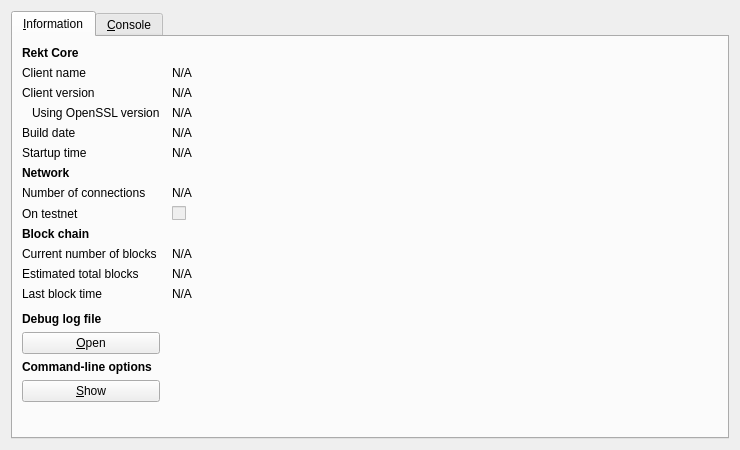
<?xml version="1.0" encoding="UTF-8"?>
<ui version="4.0">
 <class>RPCConsole</class>
 <widget class="QDialog" name="RPCConsole">
  <property name="geometry">
   <rect>
    <x>0</x>
    <y>0</y>
    <width>740</width>
    <height>450</height>
   </rect>
  </property>
  <property name="windowTitle">
   <string>Rekt - Debug window</string>
  </property>
  <layout class="QVBoxLayout" name="verticalLayout_2">
   <item>
    <widget class="QTabWidget" name="tabWidget">
     <property name="currentIndex">
      <number>0</number>
     </property>
     <widget class="QWidget" name="tab_info">
      <attribute name="title">
       <string>&amp;Information</string>
      </attribute>
      <layout class="QGridLayout" name="gridLayout" columnstretch="0,1">
       <property name="horizontalSpacing">
        <number>12</number>
       </property>
       <item row="0" column="0">
        <widget class="QLabel" name="label_9">
         <property name="font">
          <font>
           <weight>75</weight>
           <bold>true</bold>
          </font>
         </property>
         <property name="text">
          <string>Rekt Core</string>
         </property>
        </widget>
       </item>
       <item row="1" column="0">
        <widget class="QLabel" name="label_5">
         <property name="text">
          <string>Client name</string>
         </property>
        </widget>
       </item>
       <item row="1" column="1">
        <widget class="QLabel" name="clientName">
         <property name="cursor">
          <cursorShape>IBeamCursor</cursorShape>
         </property>
         <property name="text">
          <string>N/A</string>
         </property>
         <property name="textFormat">
          <enum>Qt::PlainText</enum>
         </property>
         <property name="textInteractionFlags">
          <set>Qt::LinksAccessibleByMouse|Qt::TextSelectableByKeyboard|Qt::TextSelectableByMouse</set>
         </property>
        </widget>
       </item>
       <item row="2" column="0">
        <widget class="QLabel" name="label_6">
         <property name="text">
          <string>Client version</string>
         </property>
        </widget>
       </item>
       <item row="2" column="1">
        <widget class="QLabel" name="clientVersion">
         <property name="cursor">
          <cursorShape>IBeamCursor</cursorShape>
         </property>
         <property name="text">
          <string>N/A</string>
         </property>
         <property name="textFormat">
          <enum>Qt::PlainText</enum>
         </property>
         <property name="textInteractionFlags">
          <set>Qt::LinksAccessibleByMouse|Qt::TextSelectableByKeyboard|Qt::TextSelectableByMouse</set>
         </property>
        </widget>
       </item>
       <item row="3" column="0">
        <widget class="QLabel" name="label_14">
         <property name="text">
          <string>Using OpenSSL version</string>
         </property>
         <property name="indent">
          <number>10</number>
         </property>
        </widget>
       </item>
       <item row="3" column="1">
        <widget class="QLabel" name="openSSLVersion">
         <property name="cursor">
          <cursorShape>IBeamCursor</cursorShape>
         </property>
         <property name="text">
          <string>N/A</string>
         </property>
         <property name="textFormat">
          <enum>Qt::PlainText</enum>
         </property>
         <property name="textInteractionFlags">
          <set>Qt::LinksAccessibleByMouse|Qt::TextSelectableByKeyboard|Qt::TextSelectableByMouse</set>
         </property>
        </widget>
       </item>
       <item row="4" column="0">
        <widget class="QLabel" name="label_12">
         <property name="text">
          <string>Build date</string>
         </property>
        </widget>
       </item>
       <item row="4" column="1">
        <widget class="QLabel" name="buildDate">
         <property name="cursor">
          <cursorShape>IBeamCursor</cursorShape>
         </property>
         <property name="text">
          <string>N/A</string>
         </property>
         <property name="textFormat">
          <enum>Qt::PlainText</enum>
         </property>
         <property name="textInteractionFlags">
          <set>Qt::LinksAccessibleByMouse|Qt::TextSelectableByKeyboard|Qt::TextSelectableByMouse</set>
         </property>
        </widget>
       </item>
       <item row="5" column="0">
        <widget class="QLabel" name="label_13">
         <property name="text">
          <string>Startup time</string>
         </property>
        </widget>
       </item>
       <item row="5" column="1">
        <widget class="QLabel" name="startupTime">
         <property name="cursor">
          <cursorShape>IBeamCursor</cursorShape>
         </property>
         <property name="text">
          <string>N/A</string>
         </property>
         <property name="textFormat">
          <enum>Qt::PlainText</enum>
         </property>
         <property name="textInteractionFlags">
          <set>Qt::LinksAccessibleByMouse|Qt::TextSelectableByKeyboard|Qt::TextSelectableByMouse</set>
         </property>
        </widget>
       </item>
       <item row="6" column="0">
        <widget class="QLabel" name="label_11">
         <property name="font">
          <font>
           <weight>75</weight>
           <bold>true</bold>
          </font>
         </property>
         <property name="text">
          <string>Network</string>
         </property>
        </widget>
       </item>
       <item row="7" column="0">
        <widget class="QLabel" name="label_7">
         <property name="text">
          <string>Number of connections</string>
         </property>
        </widget>
       </item>
       <item row="7" column="1">
        <widget class="QLabel" name="numberOfConnections">
         <property name="cursor">
          <cursorShape>IBeamCursor</cursorShape>
         </property>
         <property name="text">
          <string>N/A</string>
         </property>
         <property name="textFormat">
          <enum>Qt::PlainText</enum>
         </property>
         <property name="textInteractionFlags">
          <set>Qt::LinksAccessibleByMouse|Qt::TextSelectableByKeyboard|Qt::TextSelectableByMouse</set>
         </property>
        </widget>
       </item>
       <item row="8" column="0">
        <widget class="QLabel" name="label_8">
         <property name="text">
          <string>On testnet</string>
         </property>
        </widget>
       </item>
       <item row="8" column="1">
        <widget class="QCheckBox" name="isTestNet">
         <property name="enabled">
          <bool>false</bool>
         </property>
         <property name="text">
          <string/>
         </property>
        </widget>
       </item>
       <item row="9" column="0">
        <widget class="QLabel" name="label_10">
         <property name="font">
          <font>
           <weight>75</weight>
           <bold>true</bold>
          </font>
         </property>
         <property name="text">
          <string>Block chain</string>
         </property>
        </widget>
       </item>
       <item row="10" column="0">
        <widget class="QLabel" name="label_3">
         <property name="text">
          <string>Current number of blocks</string>
         </property>
        </widget>
       </item>
       <item row="10" column="1">
        <widget class="QLabel" name="numberOfBlocks">
         <property name="cursor">
          <cursorShape>IBeamCursor</cursorShape>
         </property>
         <property name="text">
          <string>N/A</string>
         </property>
         <property name="textFormat">
          <enum>Qt::PlainText</enum>
         </property>
         <property name="textInteractionFlags">
          <set>Qt::LinksAccessibleByMouse|Qt::TextSelectableByKeyboard|Qt::TextSelectableByMouse</set>
         </property>
        </widget>
       </item>
       <item row="11" column="0">
        <widget class="QLabel" name="label_4">
         <property name="text">
          <string>Estimated total blocks</string>
         </property>
        </widget>
       </item>
       <item row="11" column="1">
        <widget class="QLabel" name="totalBlocks">
         <property name="cursor">
          <cursorShape>IBeamCursor</cursorShape>
         </property>
         <property name="text">
          <string>N/A</string>
         </property>
         <property name="textFormat">
          <enum>Qt::PlainText</enum>
         </property>
         <property name="textInteractionFlags">
          <set>Qt::LinksAccessibleByMouse|Qt::TextSelectableByKeyboard|Qt::TextSelectableByMouse</set>
         </property>
        </widget>
       </item>
       <item row="12" column="0">
        <widget class="QLabel" name="label_2">
         <property name="text">
          <string>Last block time</string>
         </property>
        </widget>
       </item>
       <item row="12" column="1">
        <widget class="QLabel" name="lastBlockTime">
         <property name="cursor">
          <cursorShape>IBeamCursor</cursorShape>
         </property>
         <property name="text">
          <string>N/A</string>
         </property>
         <property name="textFormat">
          <enum>Qt::PlainText</enum>
         </property>
         <property name="textInteractionFlags">
          <set>Qt::LinksAccessibleByMouse|Qt::TextSelectableByKeyboard|Qt::TextSelectableByMouse</set>
         </property>
        </widget>
       </item>
       <item row="13" column="0">
        <spacer name="verticalSpacer_2">
         <property name="orientation">
          <enum>Qt::Vertical</enum>
         </property>
         <property name="sizeHint" stdset="0">
          <size>
           <width>20</width>
           <height>20</height>
          </size>
         </property>
        </spacer>
       </item>
       <item row="14" column="0">
        <widget class="QLabel" name="labelDebugLogfile">
         <property name="font">
          <font>
           <weight>75</weight>
           <bold>true</bold>
          </font>
         </property>
         <property name="text">
          <string>Debug log file</string>
         </property>
        </widget>
       </item>
       <item row="15" column="0">
        <widget class="QPushButton" name="openDebugLogfileButton">
         <property name="toolTip">
          <string>Open the Rekt debug log file from the current data directory. This can take a few seconds for large log files.</string>
         </property>
         <property name="text">
          <string>&amp;Open</string>
         </property>
         <property name="autoDefault">
          <bool>false</bool>
         </property>
        </widget>
       </item>
       <item row="16" column="0">
        <widget class="QLabel" name="labelCLOptions">
         <property name="font">
          <font>
           <weight>75</weight>
           <bold>true</bold>
          </font>
         </property>
         <property name="text">
          <string>Command-line options</string>
         </property>
        </widget>
       </item>
       <item row="17" column="0">
        <widget class="QPushButton" name="showCLOptionsButton">
         <property name="toolTip">
          <string>Show the Rekt-Qt help message to get a list with possible Rekt command-line options.</string>
         </property>
         <property name="text">
          <string>&amp;Show</string>
         </property>
         <property name="autoDefault">
          <bool>false</bool>
         </property>
        </widget>
       </item>
       <item row="18" column="0">
        <spacer name="verticalSpacer">
         <property name="orientation">
          <enum>Qt::Vertical</enum>
         </property>
         <property name="sizeHint" stdset="0">
          <size>
           <width>20</width>
           <height>40</height>
          </size>
         </property>
        </spacer>
       </item>
      </layout>
     </widget>
     <widget class="QWidget" name="tab_console">
      <attribute name="title">
       <string>&amp;Console</string>
      </attribute>
      <layout class="QVBoxLayout" name="verticalLayout_3">
       <property name="spacing">
        <number>3</number>
       </property>
       <item>
        <widget class="QTextEdit" name="messagesWidget">
         <property name="minimumSize">
          <size>
           <width>0</width>
           <height>100</height>
          </size>
         </property>
         <property name="readOnly">
          <bool>true</bool>
         </property>
         <property name="tabKeyNavigation" stdset="0">
          <bool>false</bool>
         </property>
         <property name="columnCount" stdset="0">
          <number>2</number>
         </property>
        </widget>
       </item>
       <item>
        <layout class="QHBoxLayout" name="horizontalLayout">
         <property name="spacing">
          <number>3</number>
         </property>
         <item>
          <widget class="QLabel" name="label">
           <property name="text">
            <string notr="true">&gt;</string>
           </property>
          </widget>
         </item>
         <item>
          <widget class="QLineEdit" name="lineEdit"/>
         </item>
         <item>
          <widget class="QPushButton" name="clearButton">
           <property name="maximumSize">
            <size>
             <width>24</width>
             <height>24</height>
            </size>
           </property>
           <property name="toolTip">
            <string>Clear console</string>
           </property>
           <property name="text">
            <string/>
           </property>
           <property name="icon">
            <iconset resource="../bitcoin.qrc">
             <normaloff>:/icons/remove</normaloff>:/icons/remove</iconset>
           </property>
           <property name="shortcut">
            <string notr="true">Ctrl+L</string>
           </property>
           <property name="autoDefault">
            <bool>false</bool>
           </property>
          </widget>
         </item>
        </layout>
       </item>
      </layout>
     </widget>
    </widget>
   </item>
  </layout>
 </widget>
 <resources>
  <include location="../bitcoin.qrc"/>
 </resources>
 <connections/>
</ui>
